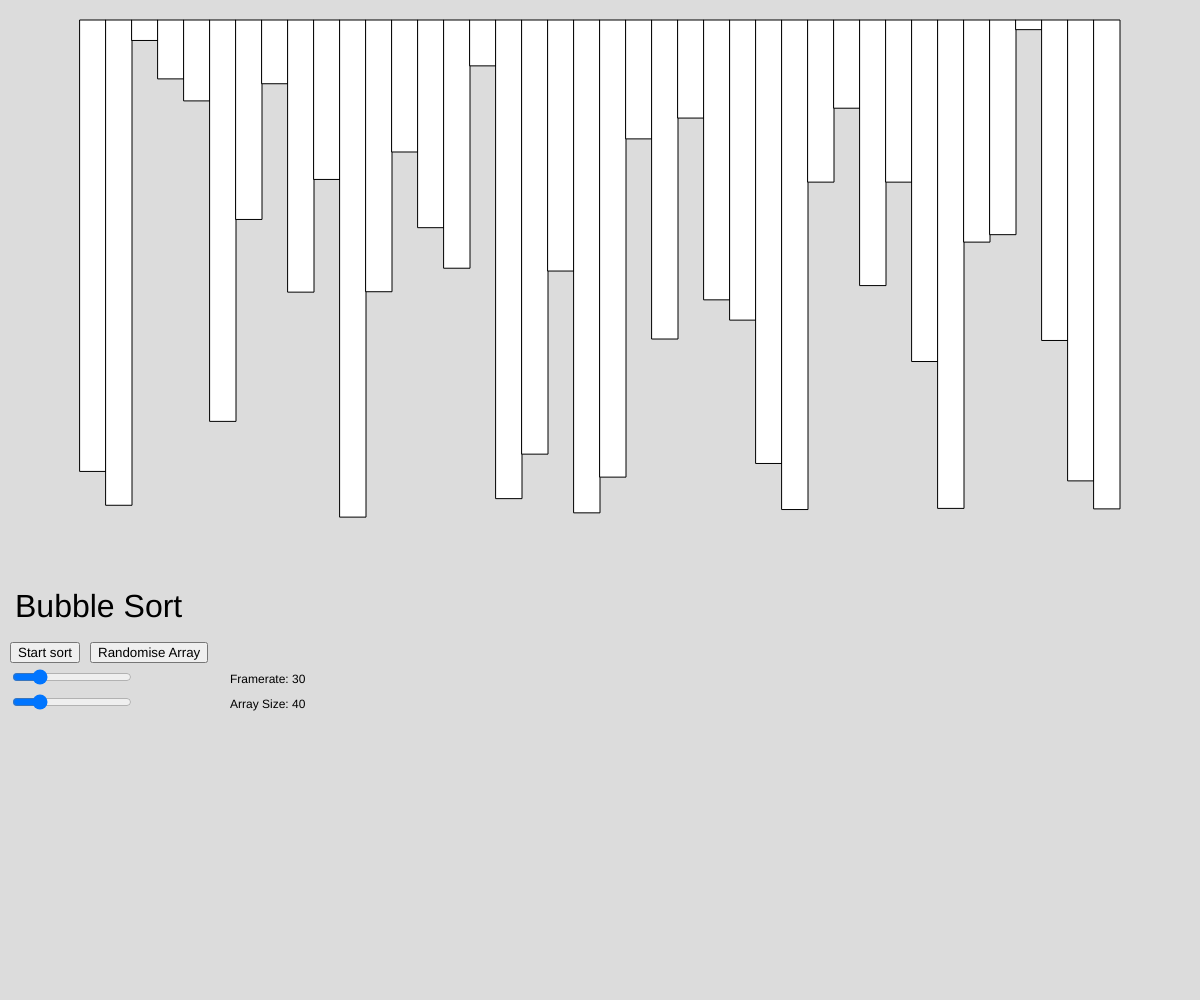
Frame 1 (no input)
Frame 2 (the mouse pressed at the canvas centre, redrawn once): identical to frame 1, image omitted

The p5.js sketch that drew this single still picture (run headless with seeded random() and noise() and a simulated clock; the mouse was pressed at the canvas centre and the sketch redrawn once):

// p5.js sketch
// ── sketch.js
let button;
let slider;
let arraysize;
let fr = 30;
let arraylen = 40;
let start;
let restart = true;

function setup() {
    createCanvas(windowWidth, windowHeight);

    button = createButton("Randomise Array");
    button.position(90, height*2/3 - 25);
    button.mousePressed(scrambleArray);
    
    slider = createSlider(1, 150, 30);
    slider.position(10, height*2 / 3);
    slider.style('width', '120px');
    
    arraysize = createSlider(2, 200, 40);
    arraysize.position(10, height*2 / 3 + 25);
    arraysize.style('width', '120px');

    start = createButton("Start sort");
    start.position(10, height*2/3 - 25);
    start.mousePressed(startSort);
    
    frameRate(fr);
    noLoop();
}


// Generates random array
let array = [];
for (let l = 0; l < arraylen; l++) {
    array.push(Math.random()* 15);
}

// Parameters for bubble sort
let lo = 0;
let hi = array.length-1;
let i = lo;

// bubbleSort(array, lo, hi);

function draw() {

    let rectWidth = (width-160)/array.length;
    background(220);
    translate(80, 0);

    fill(0);
    textSize(32);
    text("Bubble Sort", -65, height*2/3 - 50);
    textSize(0);

    fill(0);
    let framerateText = "Framerate: " + fr;
    text(framerateText, 150, height*2/3 + 16);
    fr = slider.value();
    frameRate(fr);

    fill(0);
    let arrayText = "Array Size: " + arraylen;
    text(arrayText, 150, height*2/3 + 41);
    arraylen = arraysize.value();


    fill(255);
    // Drawing/printing the current state of the array
    for (var k = 0; k < array.length; k++) {
        let len = (array[k]/15) * (height/2);

        rect(rectWidth * k, 20, rectWidth, len);
        fill(255);
    }

}

// Randomises array
function scrambleArray() {
    redraw();
    array = []
    for (let l = 0; l < arraylen; l++) {
        array.push(Math.random()* 15);
    }
    lo = 0;
    hi = array.length - 1;
    i = lo;

    restart = false;
    redraw();
}

function startSort() {
    bubbleSort(array, lo, hi);
}


// Bubble sort
async function bubbleSort(array, lo, hi) {
    let rectWidth = (width-160)/array.length;
    restart = true;
    
    for (let i = lo; i < hi; i++) {
        let nswaps = 0;
        for (let j = hi; j > i; j--) {
            if (array[j] < array[j-1]) {
                var tmp = array[j];
                array[j] = array[j-1];
                array[j-1] = tmp;
                nswaps++;
                
            }
            redraw();

            fill(3, 232, 252);
            rect(rectWidth*(j-1), 20, rectWidth, (array[j-1]/15) * (height/2));
            fill(255);


            fill(142, 245, 216);
            rect(rectWidth*j, 20, rectWidth, (array[j]/15) * (height/2));
            fill(255);
            await new Promise(r => setTimeout(r, 1000/fr));
            if (restart == false) {
                return;
            }
        }
        if (nswaps == 0) {
            break;
        }
        
    }
    redraw();
}
